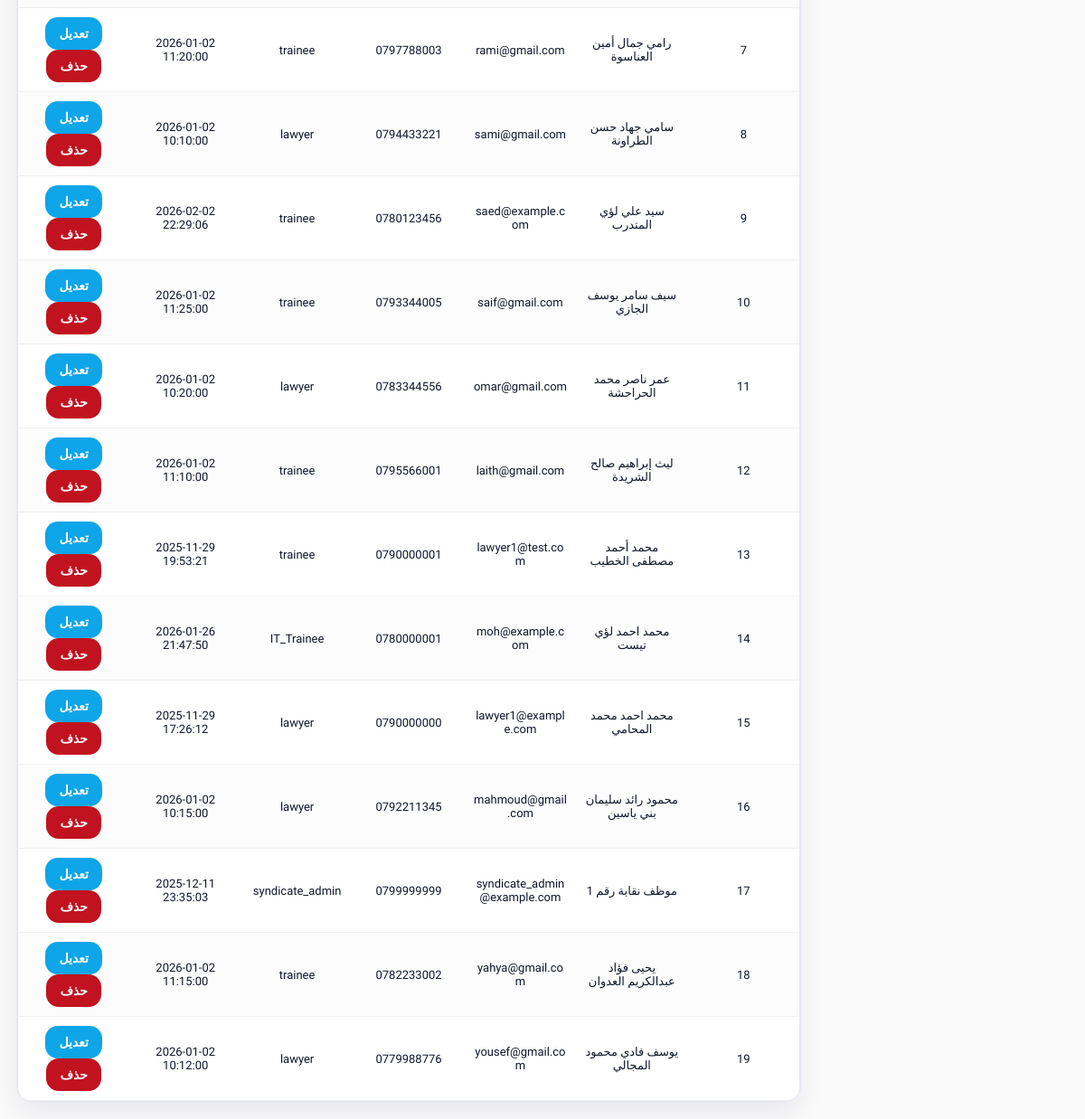
/admin/users/users.php (signed in, lower part), run on an earlier commit of the app's database.
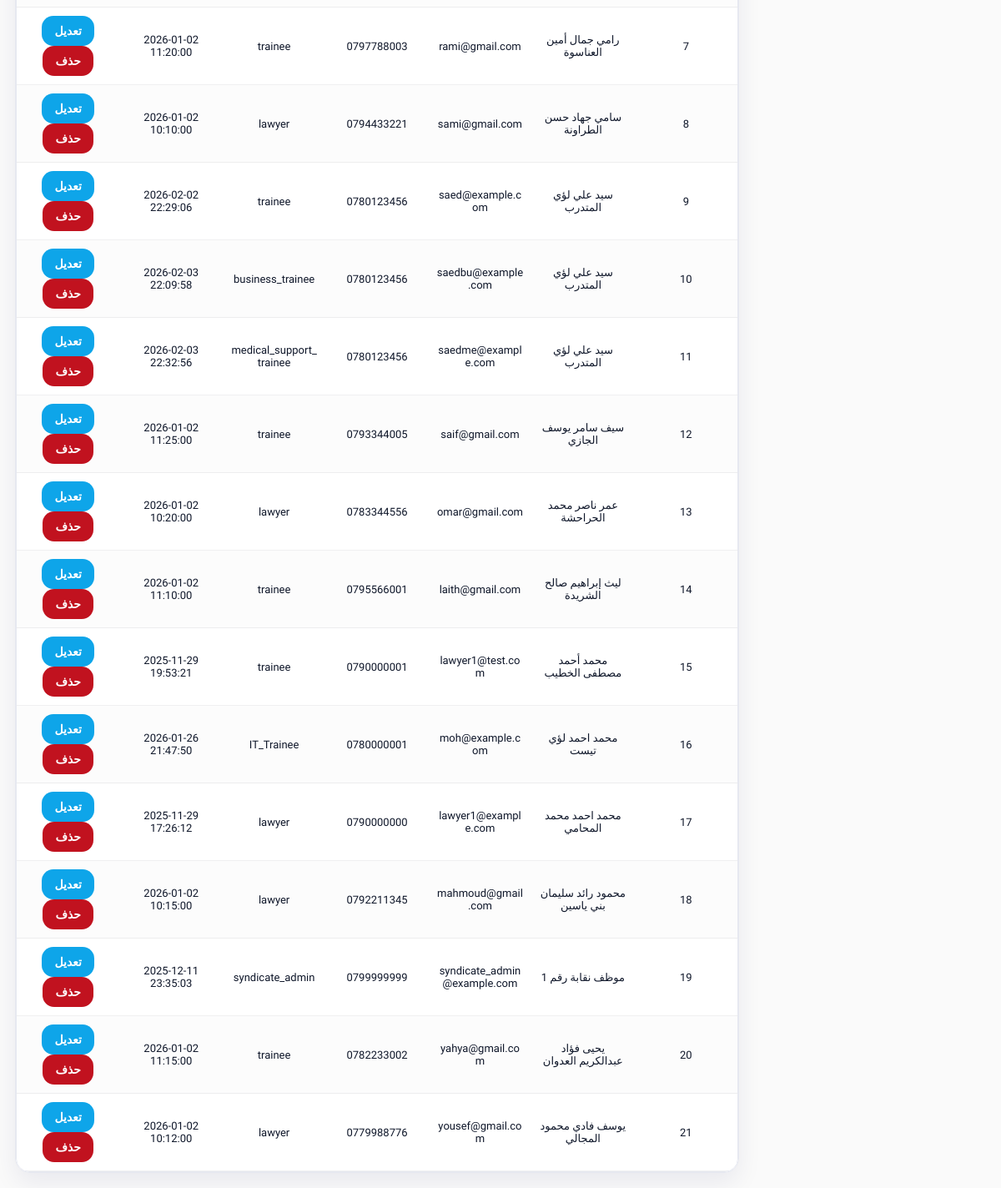
And on a later commit of the database.
### tables this page shows
CREATE TABLE `users` (
  `user_id` int(11) NOT NULL,
  `full_name` varchar(200) NOT NULL,
  `national_id` varchar(10) DEFAULT NULL,
  `phone` varchar(30) DEFAULT NULL,
  `email` varchar(150) DEFAULT NULL,
  `address` varchar(255) DEFAULT NULL,
  `password` varchar(255) NOT NULL,
  `role` enum('trainee','lawyer','admin','syndicate_admin','IT_Provider','IT_Trainee','business_trainee','business_provider','architecture_design_trainee','architecture_design_provider','medical_support_trainee','medical_support_provider','literature_trainee','literature_provider') NOT NULL DEFAULT 'trainee',
  `created_at` datetime NOT NULL DEFAULT current_timestamp(),
  `updated_at` datetime NOT NULL DEFAULT current_timestamp() ON UPDATE current_timestamp(),
  `profile_completed` tinyint(1) NOT NULL DEFAULT 0,
  `profile_completed_at` datetime DEFAULT NULL
);

### includes/theme_init.php (called while the page is built, shortened)
<?php
$theme = $_SESSION['site_theme'] ?? ($_COOKIE['site_theme'] ?? 'light');
$theme = ($theme === 'dark') ? 'dark' : 'light';
?>

### admin/users/users.php (the view, shortened to what this page needs)
<?php
require_once __DIR__ . '/../../includes/theme_init.php';
include("../includes/header.php");
$query = "SELECT * FROM users";
$params = [];
$query .= " ORDER BY full_name ASC";
$stmt = $pdo->prepare($query);
$stmt->execute($params);
$users = $stmt->fetchAll(PDO::FETCH_ASSOC);
?>
<!DOCTYPE html>
<html lang="ar" dir="rtl">
<head>
<link rel="stylesheet" href="../../assets/css/admin.css">
</head>
<body data-theme="<?= htmlspecialchars($theme) ?>">
<div class="admin-container">
<div class="container">
<?php if ($users): ?>
<div class="table-card"><div class="table-wrap">
<table class="table">
<tbody>
<?php foreach ($users as $i => $u): ?>
<tr>
    <td><?= $i+1 ?></td>
    <td><?= htmlspecialchars($u['full_name']) ?></td>
    <td><?= htmlspecialchars($u['email'] ?? '-') ?></td>
    <td><?= htmlspecialchars($u['phone'] ?? '-') ?></td>
    <td><?= htmlspecialchars($u['role']) ?></td>
    <td><?= htmlspecialchars($u['created_at'] ?? '-') ?></td>
    <td>
        <a href="edit_user.php?id=<?= $u['user_id'] ?>" class="btn edit-btn">تعديل</a>
        <a href="delete_user.php?id=<?= $u['user_id'] ?>" class="btn delete-btn" onclick="return confirm('هل أنت متأكد من حذف هذا المستخدم؟')">حذف</a>
    </td>
</tr>
<?php endforeach; ?>
</tbody>
</table>
</div></div>
<?php else: ?>
<p class="no-data">لا توجد نتائج مطابقة.</p>
<?php endif; ?>
</div>
</div>
</body>
</html>

### assets/css/admin.css (style rules this page uses)
body { padding-top: calc(var(--header-h) + 18px); overflow-x: hidden; }
html { overflow-x: hidden; }
.admin-container { padding: 18px; }
.admin-container .container { width: min(100%, var(--container)); max-width: 100%; margin-inline: auto; margin-top: 0; box-sizing: border-box; }
@media (min-width: 992px) { .admin-container { margin-right: calc(var(--sidebar-w) + 16px); } }
.edit-btn { background: #0ea5e9; }
.delete-btn { background: #c1121f; }
.btn { display:inline-flex; align-items:center; justify-content:center; gap:8px; padding: 10px 14px; border-radius: 14px; border: 1px solid transparent; background: var(--primary); color:#fff; text-decoration:none; font-weight: 700; font-size: 14px; line-height: 1; cursor:pointer; transition: transform .12s ease, box-shadow .12s ease, background .12s ease, border-color .12s ease; user-select:none; }
.table-card { background: #fff; border: 1px solid var(--border); border-radius: 18px; box-shadow: 0 12px 30px rgba(12,0,90,.07); overflow: hidden; }
.table-wrap { width:100%; overflow:auto; -webkit-overflow-scrolling: touch; }
.table, table { width:100%; border-collapse: separate; border-spacing: 0; max-width: 100%; min-width: 0; table-layout: fixed; }
.table-wrap :where(.table, table) { min-width: 720px; }
.table tbody td, table tbody td { padding: 10px 10px; border-bottom: 1px solid rgba(2,6,23,.06); font-size: 13px; color: #0f172a; text-align: center; vertical-align: middle; overflow-wrap: anywhere; word-break: break-word; }
.table tbody tr:nth-child(even) td, table tbody tr:nth-child(even) td { background: rgba(2,6,23,.012); }
.edit-btn { background:#0ea5e9; }
.delete-btn { background:#c1121f; }
:root { --form-card-max: 1040px; --form-gap-x: 22px; --form-gap-y: 14px; }

### assets/css/theme.css (style rules this page uses)
:root { --bg: #fafafa; --surface: #ffffff; --primary: #415f9d; --primary-700: #314a83; --primary-800: #283f74; --ink: #0c005a; --text: #141827; --muted: #5b6475; --border: #e6e8f0; --border-strong: #d5d8e2; --shadow: 0 10px 30px rgba(12, 0, 90, 0.10); --shadow-sm: 0 6px 18px rgba(12, 0, 90, 0.08); --success: #2d6a4f; --danger: #c1121f; --warning: #f59f00; --info: #0ea5e9; --radius: 16px; --radius-sm: 12px; --radius-xs: 10px; --header-h: 64px; --sidebar-w: 280px; --container: 1200px; --footer-h: 42px; }
* { box-sizing: border-box; }
html, body { height: 100%; }
body { margin: 0; font-family: 'Cairo', system-ui, -apple-system, 'Segoe UI', Arial, sans-serif; background: var(--bg); color: var(--text); direction: rtl; line-height: 1.6; min-height: 100vh; display: flex; flex-direction: column; }
a { color: inherit; text-decoration: none; }
.btn, button { display: inline-flex; align-items: center; justify-content: center; gap: 8px; padding: 10px 14px; border-radius: var(--radius-xs); border: 1px solid transparent; background: var(--primary); color: #fff; cursor: pointer; transition: transform .08s ease, box-shadow .18s ease, background .18s ease, border-color .18s ease, opacity .18s ease; }
.table, table { width: 100%; border-collapse: collapse; background: var(--surface); border: 1px solid var(--border); border-radius: var(--radius); overflow: hidden; }
.container { width: min(92vw, var(--container)); margin-inline: auto; margin-top: 50px; }
:where(a, button, input, select, textarea):focus-visible { outline: 3px solid rgba(65, 95, 157, 0.35); outline-offset: 2px; }

What changed in the data, as far as the page shows it:
added users: full_name "سيد علي لؤي المتدرب", email "saedbu@example.com", phone "0780123456", role "business_trainee", created_at "2026-02-03 22:09:58"
added users: full_name "سيد علي لؤي المتدرب", email "saedme@example.com", phone "0780123456", role "medical_support_trainee", created_at "2026-02-03 22:32:56"
